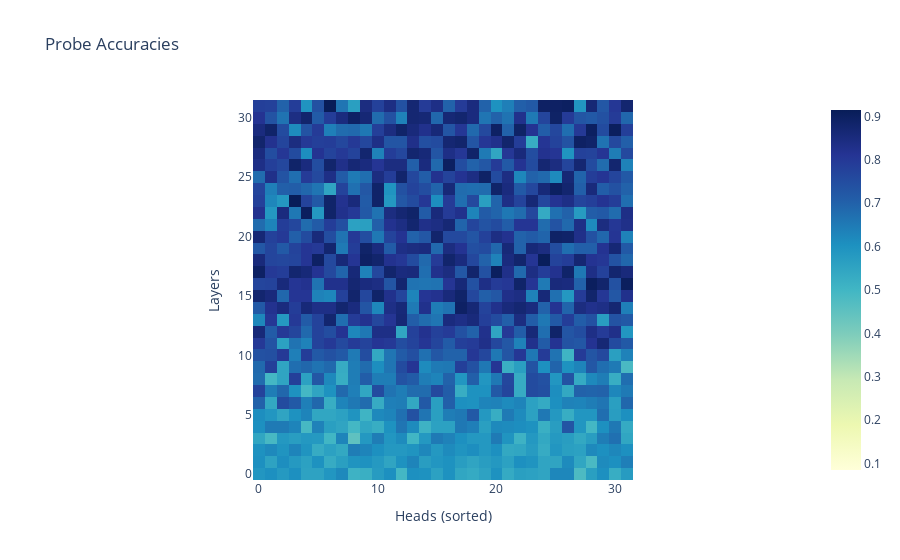
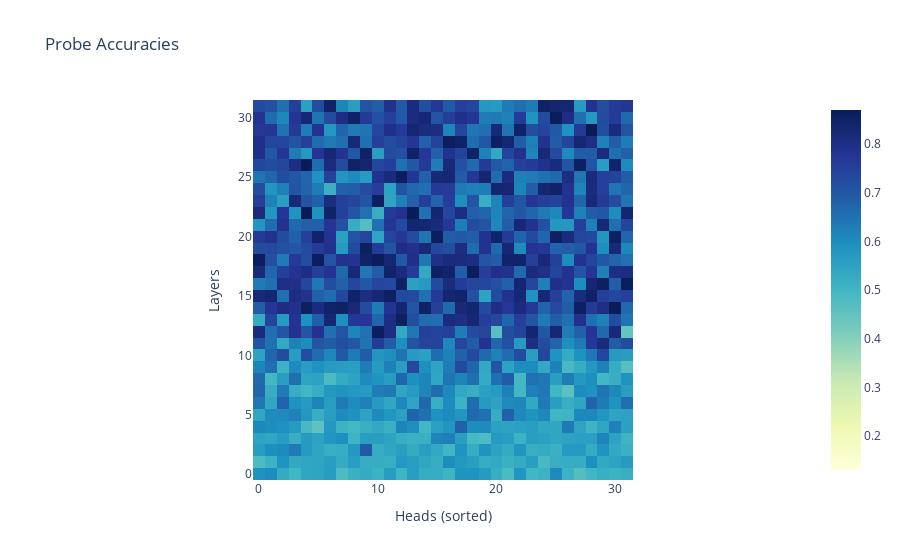
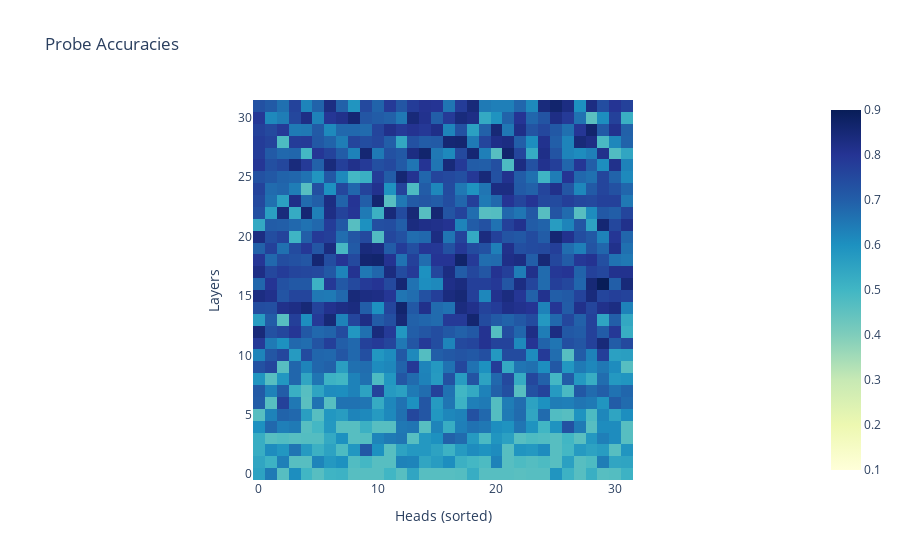

These figures' notebook cell, in order:
### Code cell
import utils.analytics_utils as analytics

for name in datanames:
    analytics.plot_probe_accuracies(acts[name]).show()

### Figure 1 — Plotly figure (JSON) as saved in the notebook; plotly's stock layout.template omitted (floating-point values rounded to 4 significant figures; data arrays with more than 128 entries replaced by an {"elided": "..."} marker saying what was removed)
{"data": [{"coloraxis": "coloraxis", "hovertemplate": "Heads (sorted): %{x}<br>Layers: %{y}<br>color: %{z}<extra></extra>", "name": "0", "type": "heatmap", "xaxis": "x", "yaxis": "y", "z": {"elided": "32x32 float values"}}], "layout": {"coloraxis": {"cmid": 0.5, "colorscale": [[0, "rgb(255,255,217)"], [0.125, "rgb(237,248,177)"], [0.25, "rgb(199,233,180)"], [0.375, "rgb(127,205,187)"], [0.5, "rgb(65,182,196)"], [0.625, "rgb(29,145,192)"], [0.75, "rgb(34,94,168)"], [0.875, "rgb(37,52,148)"], [1, "rgb(8,29,88)"]]}, "title": {"text": "Probe Accuracies"}, "xaxis": {"anchor": "y", "constrain": "domain", "domain": [0, 1], "scaleanchor": "y", "title": {"text": "Heads (sorted)"}}, "yaxis": {"anchor": "x", "autorange": true, "constrain": "domain", "domain": [0, 1], "title": {"text": "Layers"}}}}

### Figure 2 — Plotly figure (JSON) as saved in the notebook; plotly's stock layout.template omitted (floating-point values rounded to 4 significant figures; data arrays with more than 128 entries replaced by an {"elided": "..."} marker saying what was removed)
{"data": [{"coloraxis": "coloraxis", "hovertemplate": "Heads (sorted): %{x}<br>Layers: %{y}<br>color: %{z}<extra></extra>", "name": "0", "type": "heatmap", "xaxis": "x", "yaxis": "y", "z": {"elided": "32x32 float values"}}], "layout": {"coloraxis": {"cmid": 0.5, "colorscale": [[0, "rgb(255,255,217)"], [0.125, "rgb(237,248,177)"], [0.25, "rgb(199,233,180)"], [0.375, "rgb(127,205,187)"], [0.5, "rgb(65,182,196)"], [0.625, "rgb(29,145,192)"], [0.75, "rgb(34,94,168)"], [0.875, "rgb(37,52,148)"], [1, "rgb(8,29,88)"]]}, "title": {"text": "Probe Accuracies"}, "xaxis": {"anchor": "y", "constrain": "domain", "domain": [0, 1], "scaleanchor": "y", "title": {"text": "Heads (sorted)"}}, "yaxis": {"anchor": "x", "autorange": true, "constrain": "domain", "domain": [0, 1], "title": {"text": "Layers"}}}}

### Figure 3 — Plotly figure (JSON) as saved in the notebook; plotly's stock layout.template omitted (floating-point values rounded to 4 significant figures; data arrays with more than 128 entries replaced by an {"elided": "..."} marker saying what was removed)
{"data": [{"coloraxis": "coloraxis", "hovertemplate": "Heads (sorted): %{x}<br>Layers: %{y}<br>color: %{z}<extra></extra>", "name": "0", "type": "heatmap", "xaxis": "x", "yaxis": "y", "z": {"elided": "32x32 float values"}}], "layout": {"coloraxis": {"cmid": 0.5, "colorscale": [[0, "rgb(255,255,217)"], [0.125, "rgb(237,248,177)"], [0.25, "rgb(199,233,180)"], [0.375, "rgb(127,205,187)"], [0.5, "rgb(65,182,196)"], [0.625, "rgb(29,145,192)"], [0.75, "rgb(34,94,168)"], [0.875, "rgb(37,52,148)"], [1, "rgb(8,29,88)"]]}, "title": {"text": "Probe Accuracies"}, "xaxis": {"anchor": "y", "constrain": "domain", "domain": [0, 1], "scaleanchor": "y", "title": {"text": "Heads (sorted)"}}, "yaxis": {"anchor": "x", "autorange": true, "constrain": "domain", "domain": [0, 1], "title": {"text": "Layers"}}}}
